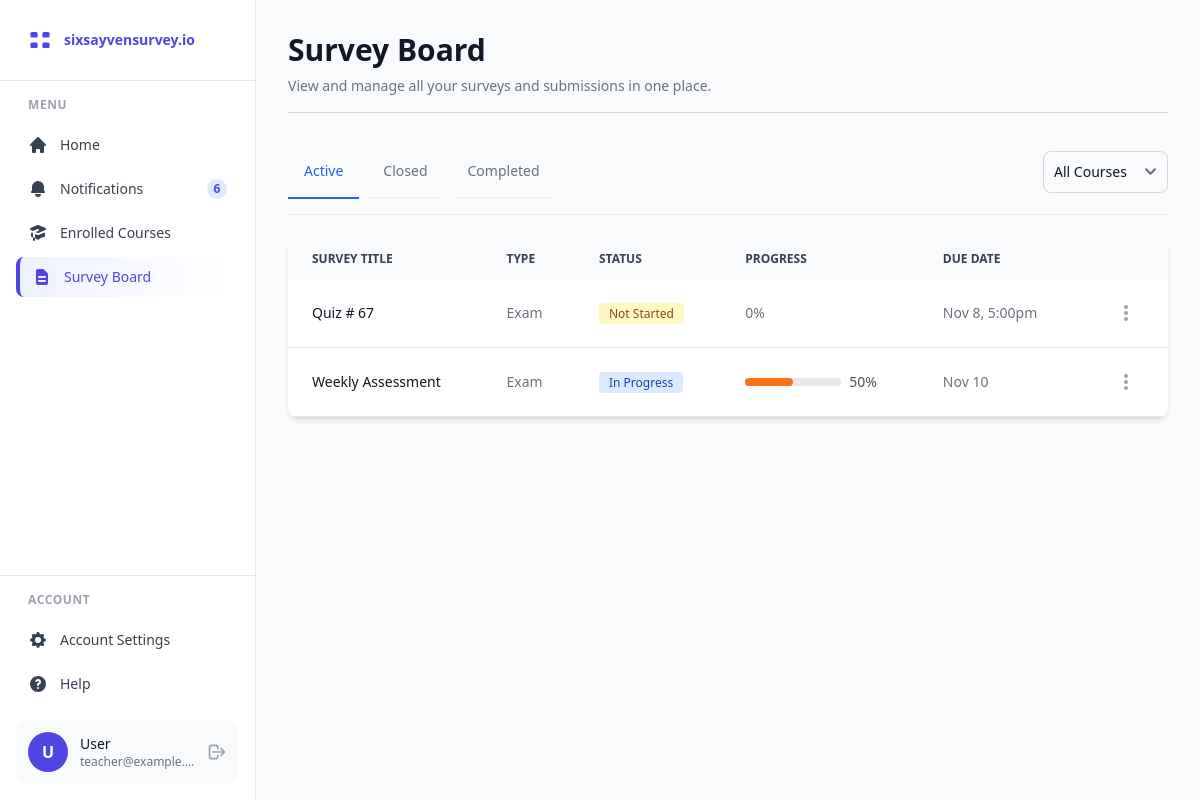
/student/survey-board/ (signed in), run on the app's committed database.
### survey/models.py (models this page shows, shortened)
class User(AbstractUser):
    ROLE_CHOICES = [
        ('student', 'Student'),
        ('teacher', 'Teacher'),
    ]
    role = models.CharField(max_length=10, choices=ROLE_CHOICES, default='student')
    full_name = models.CharField(max_length=255, blank=True)
    groups = models.ManyToManyField(
        'auth.Group',
        related_name='survey_users',
        blank=True,
        help_text='The groups this user belongs to.',
        verbose_name='groups',
    )
    user_permissions = models.ManyToManyField(
        'auth.Permission',
        related_name='survey_users',
        blank=True,
        help_text='Specific permissions for this user.',
        verbose_name='user permissions',
    )
    class Meta:
        db_table = 'users'

### survey/views.py (the view)
# urls.py: path('student/survey-board/', views.student_survey_board, name='student-survey-board'),
@login_required
def student_survey_board(request):
    selected_course = request.GET.get('course', '')
    all_surveys = [
        {'id': 1, 'title': 'Quiz # 67', 'type': 'Exam', 'status': 'Not Started',
         'progress': 0, 'due_date': 'Nov 8, 5:00pm', 'course_id': '1'},
        {'id': 2, 'title': 'Weekly Assessment', 'type': 'Exam', 'status': 'In Progress',
         'progress': 50, 'due_date': 'Nov 10', 'course_id': '1'},
        {'id': 3, 'title': 'Midterm Exam', 'type': 'Exam', 'status': 'Completed',
         'progress': 100, 'due_date': 'Nov 1', 'score': '85/100', 'course_id': '2'},
    ]
    if selected_course:
        filtered_surveys = [s for s in all_surveys if s['course_id'] == selected_course]
    else:
        filtered_surveys = all_surveys
    context = {
        'courses': [
            {'id': '1', 'name': 'CAP 401'},
            {'id': '2', 'name': 'SSP101C'},
            {'id': '3', 'name': 'IT403'},
        ],
        'selected_course': selected_course,
        'active_surveys': [s for s in filtered_surveys if s['status'] in ['Not Started', 'In Progress']],
        'closed_surveys': [s for s in filtered_surveys if s['status'] == 'Closed'],
        'completed_surveys': [s for s in filtered_surveys if s['status'] == 'Completed'],
        'unread_count': 6,
    }
    return render(request, 'student/survey_board.html', context)

### templates/student/survey_board.html (shortened to what this page needs)
{% extends 'student/base_student.html' %}
{% block student_content %}
<div class="mb-8 pb-4 border-b border-gray-300">
    <h1 class="text-3xl font-bold text-gray-900 mb-2">Survey Board</h1>
    <p class="text-sm text-gray-500">View and manage all your surveys and submissions in one place.</p>
</div>
<div class="mb-6 border-b border-gray-200">
    <div class="flex items-center justify-between mb-4">
        <ul class="flex flex-wrap -mb-px text-sm font-medium text-center" id="default-tab" data-tabs-toggle="#default-tab-content" role="tablist">
            <li class="me-2" role="presentation">
                <button class="inline-block p-4 border-b-2 rounded-t-lg" id="active-tab" data-tabs-target="#active" type="button" role="tab" aria-controls="active" aria-selected="false">Active</button>
            </li>
            <li class="me-2" role="presentation">
                <button class="inline-block p-4 border-b-2 rounded-t-lg hover:text-gray-600 hover:border-gray-300" id="closed-tab" data-tabs-target="#closed" type="button" role="tab" aria-controls="closed" aria-selected="false">Closed</button>
            </li>
            <li class="me-2" role="presentation">
                <button class="inline-block p-4 border-b-2 rounded-t-lg hover:text-gray-600 hover:border-gray-300" id="completed-tab" data-tabs-target="#completed" type="button" role="tab" aria-controls="completed" aria-selected="false">Completed</button>
            </li>
        </ul>
        <form method="get" class="flex items-center">
            <select name="course" onchange="this.form.submit()" class="bg-gray-50 border border-gray-300 text-gray-900 text-sm rounded-lg focus:ring-indigo-500 focus:border-indigo-500 block w-full p-2.5">
                <option value="">All Courses</option>
            </select>
        </form>
    </div>
</div>
<div id="default-tab-content">
    <div class="hidden" id="active" role="tabpanel" aria-labelledby="active-tab">
        <div class="relative overflow-x-auto shadow-md sm:rounded-lg">
            <table class="w-full text-sm text-left text-gray-500">
                <thead class="text-xs text-gray-700 uppercase bg-gray-50">
                    <tr>
                        <th scope="col" class="px-6 py-3">Survey Title</th>
                        <th scope="col" class="px-6 py-3">Type</th>
                        <th scope="col" class="px-6 py-3">Status</th>
                        <th scope="col" class="px-6 py-3">Progress</th>
                        <th scope="col" class="px-6 py-3">Due Date</th>
                        <th scope="col" class="px-6 py-3">
                        </th>
                    </tr>
                </thead>
                <tbody>
                    {% for survey in active_surveys %}
                    <tr class="bg-white border-b hover:bg-gray-50">
                        <th scope="row" class="px-6 py-4 font-medium text-gray-900 whitespace-nowrap">{{ survey.title }}</th>
                        <td class="px-6 py-4">{{ survey.type }}</td>
                        <td class="px-6 py-4">
                            {% if survey.status == 'In Progress' %}
                            <span class="bg-blue-100 text-blue-800 text-xs font-medium px-2.5 py-0.5 rounded">In Progress</span>
                            {% else %}
                            <span class="bg-yellow-100 text-yellow-800 text-xs font-medium px-2.5 py-0.5 rounded">Not Started</span>
                            {% endif %}
                        </td>
                        <td class="px-6 py-4">
                            {% if survey.progress > 0 %}
                            <div class="flex items-center gap-2">
                                <div class="w-24 h-2 bg-gray-200 rounded-full">
                                    <div class="h-full bg-orange-500 rounded-full" style="width: {{ survey.progress }}%"></div>
                                </div>
                                <span class="text-sm text-gray-600 font-medium">{{ survey.progress }}%</span>
                            </div>
                            {% else %}
                            <span class="text-sm text-gray-500">0%</span>
                            {% endif %}
                        </td>
                        <td class="px-6 py-4">{{ survey.due_date }}</td>
                        <td class="px-6 py-4 text-right">
                            <div class="relative inline-block">
                                <button id="dropdown-button-{{ survey.id }}" data-dropdown-toggle="dropdown-{{ survey.id }}" data-dropdown-placement="bottom-end" class="text-gray-400 hover:text-gray-600 hover:bg-gray-100 inline-flex items-center justify-center p-2 text-sm font-medium text-center rounded-lg transition-colors" type="button">
                                    <svg class="w-5 h-5" fill="currentColor" viewBox="0 0 20 20">
                                        <path d="M10 6a2 2 0 110-4 2 2 0 010 4zM10 12a2 2 0 110-4 2 2 0 010 4zM10 18a2 2 0 110-4 2 2 0 010 4z"/>
                                    </svg>
                                </button>
                            </div>
                        </td>
                    </tr>
                    {% empty %}
                    <tr>
                        <td colspan="6" class="px-6 py-8 text-center text-gray-500">No active surveys found</td>
                    </tr>
                    {% endfor %}
                </tbody>
            </table>
        </div>
    </div>
</div>
{% endblock %}

### templates/includes/student_sidebar.html (shortened to what this page needs)
<aside id="sidebar" class="fixed left-0 top-0 h-full w-64 bg-white border-r border-gray-200 flex flex-col z-40 transition-transform -translate-x-full sm:translate-x-0">
    <div class="p-6 border-b border-gray-200">
        <div class="flex items-center space-x-2">
            <div class="text-2xl font-bold text-indigo-600">
            </div>
            <span class="text-sm font-bold text-indigo-600">sixsayvensurvey.io</span>
        </div>
    </div>
    <nav class="flex-1 p-4 overflow-y-auto">
        <div class="text-xs font-semibold text-gray-400 uppercase tracking-wider mb-3 px-3">Menu</div>
        <div class="space-y-1">
            <a href="{% url 'student-home' %}" class="flex items-center px-3 py-2.5 rounded-lg {% if request.resolver_match.url_name == 'student-home' %}bg-gradient-to-r from-indigo-50 to-white text-indigo-600 border-l-4 border-indigo-600{% else %}text-gray-700 hover:bg-gray-50{% endif %}">
                <svg class="w-5 h-5 mr-3" fill="currentColor" viewBox="0 0 20 20">
                    <path d="M10.707 2.293a1 1 0 00-1.414 0l-7 7a1 1 0 001.414 1.414L4 10.414V17a1 1 0 001 1h2a1 1 0 001-1v-2a1 1 0 011-1h2a1 1 0 011 1v2a1 1 0 001 1h2a1 1 0 001-1v-6.586l.293.293a1 1 0 001.414-1.414l-7-7z"/>
                </svg>
                <span class="font-medium text-sm">Home</span>
            </a>
            <a href="{% url 'student-notifications' %}" class="flex items-center px-3 py-2.5 rounded-lg {% if request.resolver_match.url_name == 'student-notifications' %}bg-gradient-to-r from-indigo-50 to-white text-indigo-600 border-l-4 border-indigo-600{% else %}text-gray-700 hover:bg-gray-50{% endif %}">
                <svg class="w-5 h-5 mr-3" fill="currentColor" viewBox="0 0 20 20">
                    <path d="M10 2a6 6 0 00-6 6v3.586l-.707.707A1 1 0 004 14h12a1 1 0 00.707-1.707L16 11.586V8a6 6 0 00-6-6zM10 18a3 3 0 01-3-3h6a3 3 0 01-3 3z"/>
                </svg>
                <span class="font-medium text-sm">Notifications</span>
                {% if unread_count %}
                <span class="ml-auto bg-indigo-100 text-indigo-600 text-xs font-bold rounded-full w-5 h-5 flex items-center justify-center">
                    {{ unread_count }}
                </span>
                {% endif %}
            </a>
            <a href="{% url 'student-courses' %}" class="flex items-center px-3 py-2.5 rounded-lg {% if request.resolver_match.url_name == 'student-courses' %}bg-gradient-to-r from-indigo-50 to-white text-indigo-600 border-l-4 border-indigo-600{% else %}text-gray-700 hover:bg-gray-50{% endif %}">
                <span class="font-medium text-sm">Enrolled Courses</span>
            </a>
            <a href="{% url 'student-survey-board' %}" class="flex items-center px-3 py-2.5 rounded-lg {% if request.resolver_match.url_name == 'student-survey-board' %}bg-gradient-to-r from-indigo-50 to-white text-indigo-600 border-l-4 border-indigo-600{% else %}text-gray-700 hover:bg-gray-50{% endif %}">
                <svg class="w-5 h-5 mr-3" fill="currentColor" viewBox="0 0 20 20">
                    <path fill-rule="evenodd" d="M4 4a2 2 0 012-2h4.586A2 2 0 0112 2.586L15.414 6A2 2 0 0116 7.414V16a2 2 0 01-2 2H6a2 2 0 01-2-2V4zm2 6a1 1 0 011-1h6a1 1 0 110 2H7a1 1 0 01-1-1zm1 3a1 1 0 100 2h6a1 1 0 100-2H7z" clip-rule="evenodd"/>
                </svg>
                <span class="font-medium text-sm">Survey Board</span>
            </a>
        </div>
    </nav>
    <div class="p-4 border-t border-gray-200">
        <div class="text-xs font-semibold text-gray-400 uppercase tracking-wider mb-3 px-3">Account</div>
        <div class="space-y-1">
            <a href="{% url 'student-settings' %}" class="flex items-center px-3 py-2.5 rounded-lg {% if request.resolver_match.url_name == 'student-settings' %}bg-gradient-to-r from-indigo-50 to-white text-indigo-600 border-l-4 border-indigo-600{% else %}text-gray-700 hover:bg-gray-50{% endif %}">
                <span class="font-medium text-sm">Account Settings</span>
            </a>
            <a href="{% url 'student-help' %}" class="flex items-center px-3 py-2.5 rounded-lg text-gray-700 hover:bg-gray-50">
                <svg class="w-5 h-5 mr-3" fill="currentColor" viewBox="0 0 20 20">
                    <path fill-rule="evenodd" d="M18 10a8 8 0 11-16 0 8 8 0 0116 0zm-8-3a1 1 0 00-.867.5 1 1 0 11-1.731-1A3 3 0 0113 8a3.001 3.001 0 01-2 2.83V11a1 1 0 11-2 0v-1a1 1 0 011-1 1 1 0 100-2zm0 8a1 1 0 100-2 1 1 0 000 2z" clip-rule="evenodd"/>
                </svg>
                <span class="font-medium text-sm">Help</span>
            </a>
        </div>
        <div class="mt-4 flex items-center space-x-3 p-3 rounded-lg bg-gray-50">
            <div class="w-10 h-10 rounded-full bg-indigo-600 flex items-center justify-center text-white font-semibold">
                {{ user.first_name.0|default:"U" }}
            </div>
            <div class="flex-1 min-w-0">
                <div class="font-medium text-sm text-gray-900 truncate">{{ user.get_full_name|default:"User" }}</div>
                <div class="text-xs text-gray-500 truncate">{{ user.email }}</div>
            </div>
            <button type="button" onclick="document.getElementById('logout-form').submit()" class="text-gray-400 hover:text-gray-600">
                <svg class="w-5 h-5" fill="none" stroke="currentColor" viewBox="0 0 24 24">
                    <path stroke-linecap="round" stroke-linejoin="round" stroke-width="2" d="M17 16l4-4m0 0l-4-4m4 4H7m6 4v1a3 3 0 01-3 3H6a3 3 0 01-3-3V7a3 3 0 013-3h4a3 3 0 013 3v1" />
                </svg>
            </button>
        </div>
    </div>
</aside>

### data on the page
User: first_name.0 "U", get_full_name "User", email "teacher@example.…"

### other printed values
{{ unread_count }} "6"
{{ survey.title }} "Quiz # 67" "Weekly Assessment"
{{ survey.type }} "Exam" "Exam"
{{ survey.due_date }} "Nov 8, 5:00pm" "Nov 10"
{{ survey.progress }} "50"
